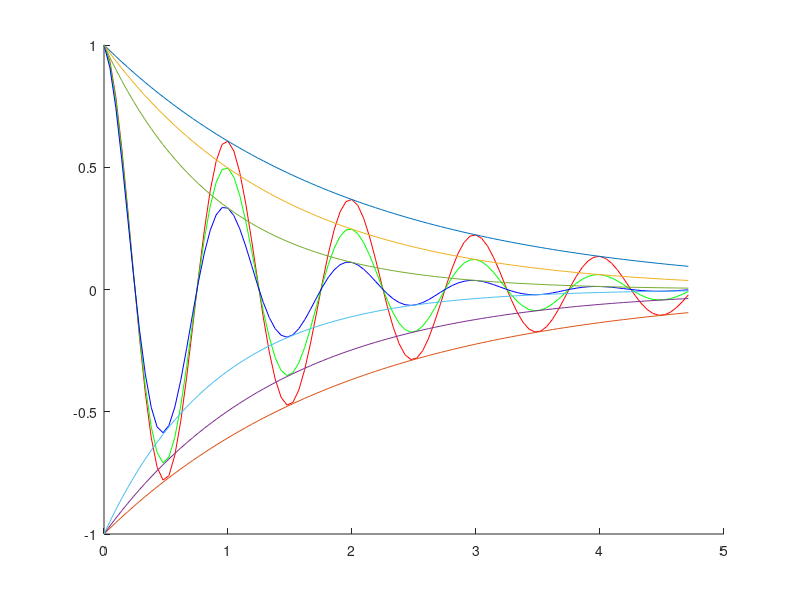

Write MATLAB code to recreate this figure.
clear all;
close all;

x = linspace(0,3/2*pi,100);
c = ['r' 'g' 'b'];
a = [-0.5 -0.7 -1.1];
i = [1:1:columns(c)];

hold on;
for j = i
    alpha=a(1,j)
    fx = exp(alpha.*x).*cos(2*pi*x);
    fxx = exp(alpha.*x);
    plot(x,fx, c(1,j), x, fxx, x, -fxx)
end;
